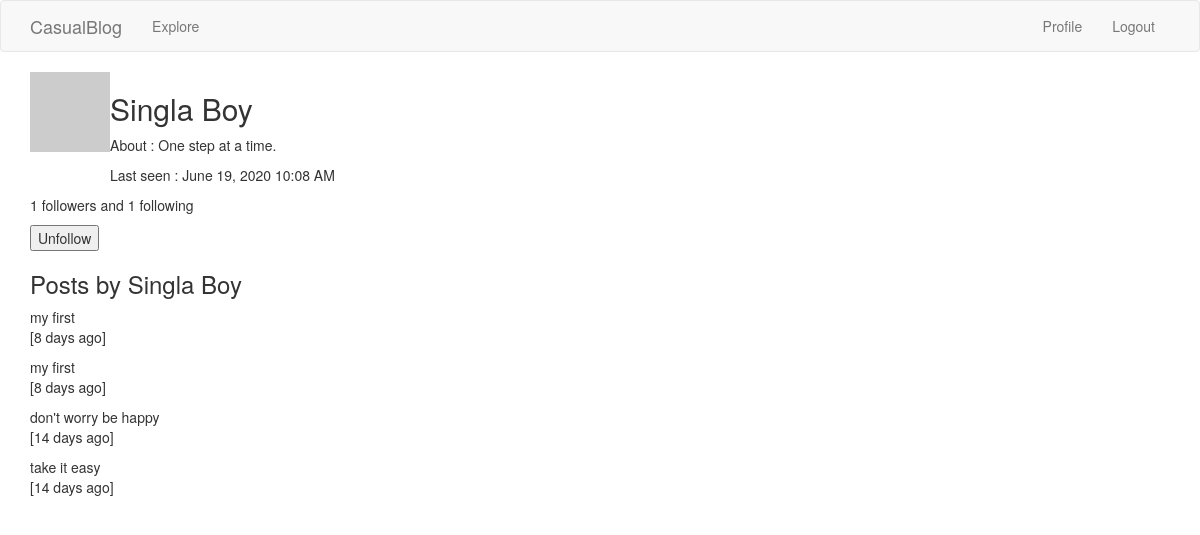
The page /user/Singla Boy (signed in) on the database as committed earlier.
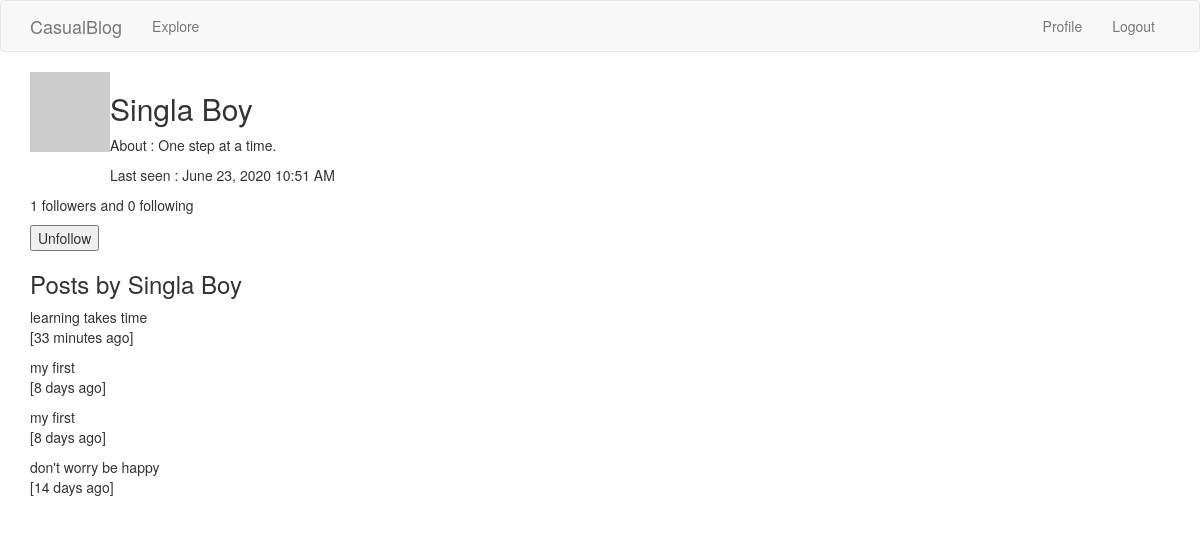
The same page on the database as committed later.
### app/models.py (models this page shows, shortened)
class PaginatedAPIMixin(object):
	@staticmethod
	def to_collection_dict(query, page, per_page, endpoint, **kwargs):
		resources = query.paginate(page, per_page, False)
		data = {
			'items': [item.to_dict() for item in resources.items],
			'_meta': {
				'page': page,
				'per_page': per_page,
				'total_pages': resources.pages,
				'total_items': resources.total
				},
			'_links': {
				'self':url_for(endpoint, page=page, per_page=per_page, **kwargs),
				'next':url_for(endpoint, page=page+1, per_page=per_page,\
						**kwargs) if resources.has_next else None,
				'prev':url_for(endpoint, page=page-1, per_page=per_page,\
						**kwargs) if resources.has_next else None
				}
		}
		return data

class User(UserMixin, db.Model, PaginatedAPIMixin):
	id = db.Column(db.Integer, primary_key = True)
	username = db.Column(db.String(32), index = True, unique = True)
	email = db.Column(db.String(64), unique=True)
	password_hash = db.Column(db.String(128))
	about_me = db.Column(db.String(256))
	last_seen = db.Column(db.DateTime, default=datetime.utcnow)
	blogs = db.relationship('Blog', backref='author', lazy='dynamic')
	followed = db.relationship(
				'User', secondary=followers,
				 primaryjoin=(followers.c.follower_id == id),
				 secondaryjoin=(followers.c.followed_id == id),
				 backref=db.backref('followers', lazy='dynamic'),
				 lazy='dynamic')
	def avatar(self, size):
		digest = md5(self.email.lower().encode('utf-8')).hexdigest()
		return 'https://www.gravatar.com/avatar/{}?d=identicon&s={}'.format(digest, size)
	def is_following(self,user):
		return self.followed.filter(followers.c.followed_id == user.id).count()>0

class Blog(db.Model, PaginatedAPIMixin):
	id = db.Column(db.Integer, primary_key = True)
	title = db.Column(db.String(128), unique=True)
	time_stamp = db.Column(db.DateTime, index=True, default=datetime.utcnow)
	body = db.Column(db.String(512))
	user_id = db.Column(db.Integer, db.ForeignKey('user.id'))
	language = db.Column(db.String(5))
	tag = db.Column(db.String(16))

### app/main/routes.py (the view)
@bp.route('/user/<username>')
@login_required
def user(username):
		user = User.query.filter_by(username=username).first_or_404()
		page = request.args.get('page',1,type=int)
		posts = user.blogs.order_by(Blog.time_stamp.desc())\
				.paginate(page, current_app.config['POST_PER_PAGE'], False)
		next_url = url_for('main.user', username=user.username, page=posts.next_num)\
					if posts.has_next else None
		prev_url = url_for('main.user', username=user.username, page=posts.prev_num)\
					if posts.has_prev else None
		form = FollowForm()
		return render_template('user.html', posts=posts.items, user=user,\
					form=form, next_url=next_url, prev_url=prev_url)

### app/main/forms.py
class FollowForm(FlaskForm):
	submit = SubmitField('Submit')

### app/main/routes.py (called while the page is built)
@bp.before_app_request
def before_request():
	if current_user.is_authenticated:
		current_user.last_seen = datetime.utcnow()
		db.session.commit()

### app/models.py (called while the page is built)
@login.user_loader
def load_user(id):
	return User.query.get(int(id))

### app/templates/user.html (shortened to what this page needs)
{% extends "base.html" %}
{%block app_content%}
	<table>
		<tr valign='top'>
			<td><img src = {{ user.avatar(50) }}, padding: 20px /></td>
			<td>
			<h2>{{user.username.title()}}</h2>
			{% if user.about_me %}
			<p>About : {{user.about_me}}</p>
			{% endif %}
			{% if user.last_seen %}
			<p>Last seen : {{moment(user.last_seen).format('LLL')}}</p>
			{% endif %}
			</td>
		</tr>
	</table>
	<p>{{user.followers.count()}} followers and {{user.followed.count()}} following </p>
	{%if user==current_user %}
	<p><a href="{{url_for('main.edit_profile')}}">Edit your Profile</a></p>
	{%else%}
	<p>
		<form action="url_for('main.unfollow', username=user.username)", method='post'>
			{{form.submit(value='Unfollow')}}
		</form>
	</p>
	{%endif%}
	<div>
	{% if current_user == user%}
	<h3>Your Posts</h3>
	{%else%}
	<h3>Posts by {{user.username.title()}}</h3>
	{%endif%}
	{% for post in posts %}
		<p>{{post.body}}<br>
		   [{{moment(post.time_stamp).fromNow()}}]
		</p>
	{% endfor %}
{%endblock%}

Rows that differ between the two databases and show on the page:
no longer on this page (row unchanged): Blog: body "take it easy", time_stamp "14 days ago"
changed User "Singla Boy": last_seen "June 19, 2020 10:08 AM" → "June 23, 2020 10:51 AM"
added Blog: body "learning takes time", time_stamp "33 minutes ago"
Other text that changed with them:
{{ user.followed.count() }}: "1" → "0"
